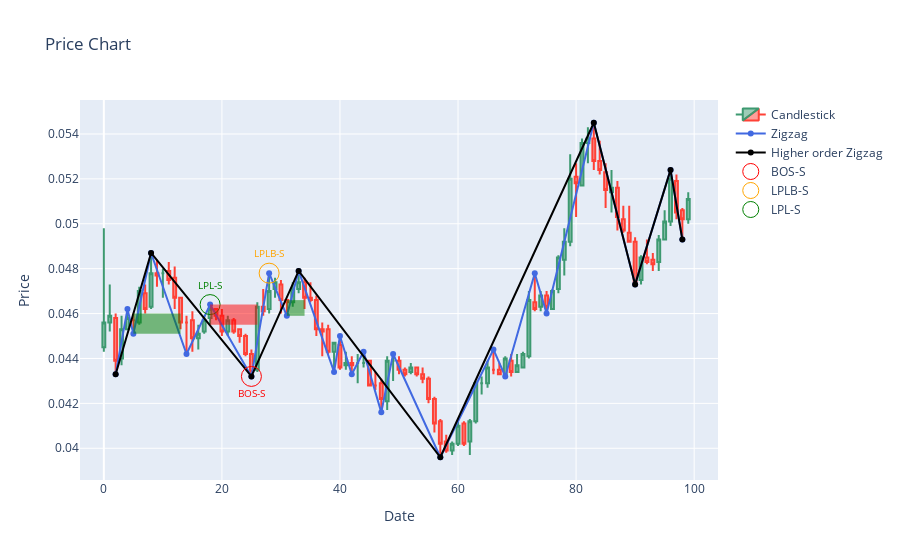

The code cell stored with this chart in its notebook:
### Code cell
pt = gu.PlottingTool()
pt.draw_candlesticks(pair_df)
pt.draw_zigzag(zigzag_df)
pt.draw_zigzag(h_o_zigzag_df, title='Higher order Zigzag', color='black')
# pt.draw_points_with_label(pbos_df.loc[pbos_df.pivot_type == "peak"], "PBOS")
pt.draw_points_with_label(bos_df.loc[bos_df.pivot_type == "valley"], "BOS-S", color="red")
pt.draw_points_with_label(lplb_df.loc[lplb_df.pivot_type == "peak"], "LPLB-S", color="orange")
pt.draw_points_with_label(lpl_df.loc[lpl_df.pivot_type == "peak"], "LPL-S", color="green")
for box in boxes_list:
    print(box.id)
    pt.draw_box(box, pair_df_end_index=pair_df.last_valid_index())
# pt.draw_points_with_label(bos_df.loc[bos_df.pivot_type == "valley"], "BOS-S", color="blue")
pt.show()
